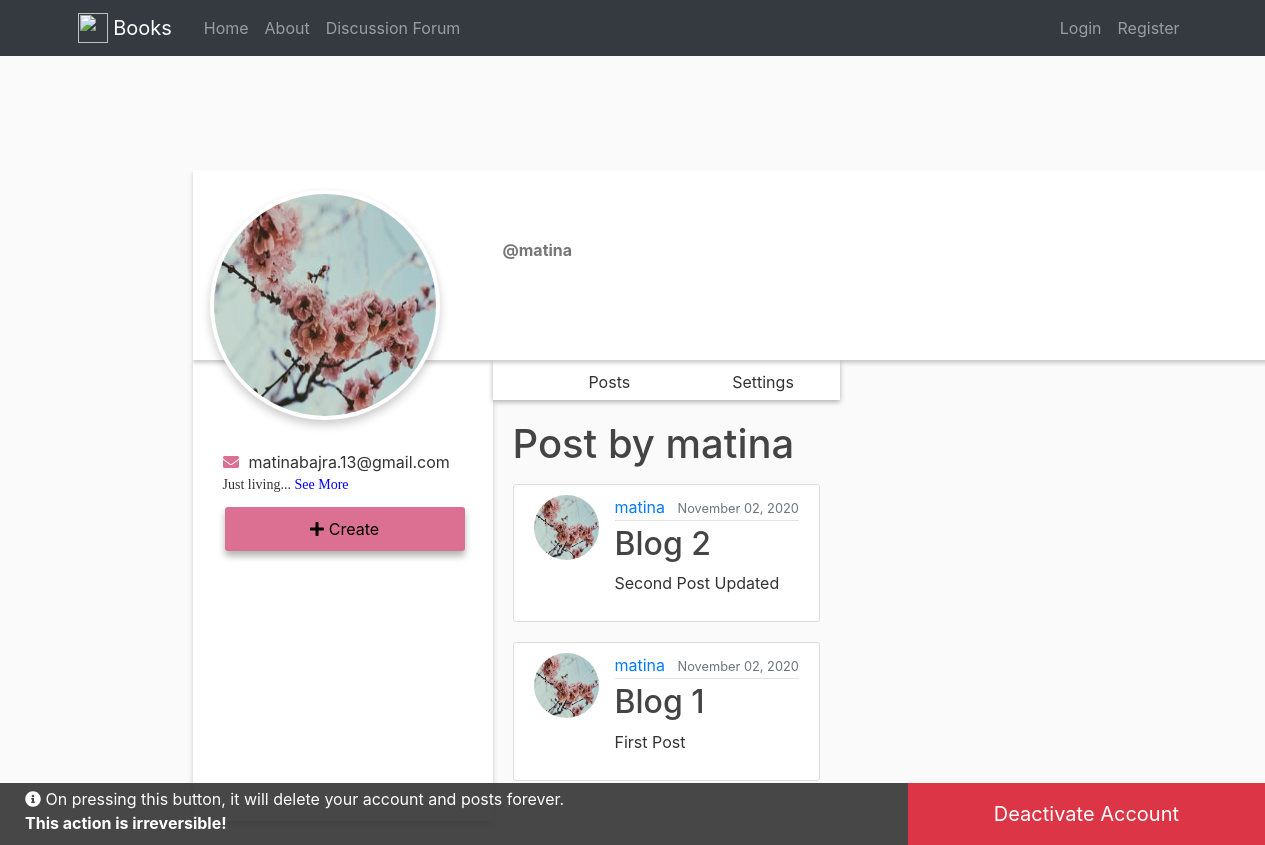
The page /profile/1 on the database as committed earlier.
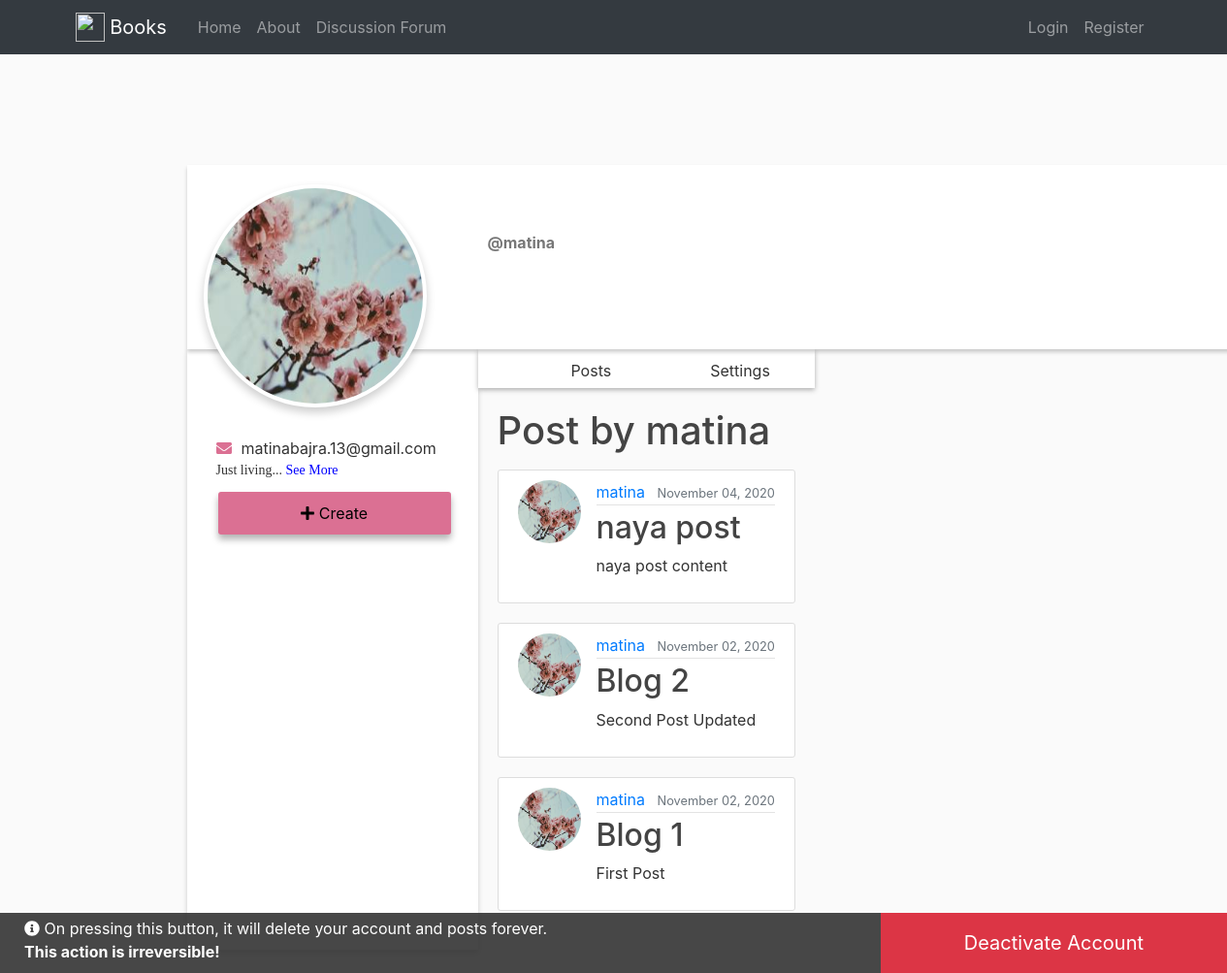
The same page on the database as committed later.
### forum/models.py (models this page shows, shortened)
class Post(models.Model):
    title = models.CharField(max_length=100)
    content = models.TextField()
    date_posted = models.DateTimeField(default=timezone.now)
    author = models.ForeignKey(User, on_delete=models.CASCADE) #If user is deleted it deletes the post too
    likes = models.ManyToManyField(User, default= None, blank=True, related_name='liked')
    comments = models.ManyToManyField(User, default= None, blank=True, related_name='commented')

### user/models.py (models this page shows, shortened)
class Profile(models.Model):
    user = models.OneToOneField(User, on_delete=models.CASCADE)
    bio = models.CharField(max_length = 100, blank=True)
    image = models.ImageField(default='default.png', upload_to='profile_pics')

### user/views.py (the view)
# urls.py: path('profile/<int:pk>', user_views.profile, name='profile'),
def profile(request, pk):
    u_id = User.objects.get(pk=pk)
    post = Post.objects.filter(author = pk).order_by('-date_posted')
    context={
        'title': 'Profile',
        'u_id' : u_id,
        'posts' : post,
    }
    return render(request, 'forum/profile.html', context)

### forum/templates/forum/profile.html (shortened to what this page needs)
{% extends "forum/base.html"%}
{% load static %}
{% block content %}
<div class="container profile">
    <div class="profile-header">
        <div class="profile-img">
            <img src="{{ u_id.profile.image.url }}" alt="">
        </div>
        <div class="profile-nav-info">
            <div class="address">
                <p class="state">@{{ u_id.username }}</p>
            </div>
        </div>
    </div>
    <div class="main-bd">
        <div class="profile-side">
            <div class="user-mail"><i class="fas fa-envelope"></i>{{ u_id.email }}</div>
            <div class="user-bio">
                <p class="bio">{{ u_id.profile.bio }}</p>
            </div>
            <div class="profile-btn">
                <button class="createbtn">
                    <i class="fa fa-plus"></i>Create
                </button>
            </div>
        </div>
        <div class="right-side">
            <div class="nav">
                <ul>
                    <li onclick="tabs(0)" class="user-post">Posts</li>
                    <li onclick="tabs(1)" class="user-post"> Settings</li>
                </ul>
            </div>
            <div class="profile-body">
                <div class="profile-posts tab">
                    <h1 class="mb-3">Post by {{ u_id }} </h1>
                    {% for post in posts%}
                    <article class="media content-section">
                    <img class="rounded-circle article-img" src="{{ post.author.profile.image.url }}" alt="">
                        <div class="media-body">
                        <div class="article-metadata">
                            <a class="mr-2" href="{% url 'user-posts' post.author.username %}">{{ post.author }}</a>
                            <small class="text-muted">{{ post.date_posted|date:"F d, Y"}}</small>
                        </div>
                        <h2><a class="article-title" href="{% url 'post-detail' post.id %}">{{ post.title }}</a></h2>
                        <p class="article-content">{{ post.content }}</p>
                        </div>
                    </article>
                    {% endfor %}
                </div>
            </div>
        </div>
    </div> <br>
    <div class="info clearfix">
        <p class="float-left"><i class="fas fa-info-circle"></i> On pressing this button, it will delete your account and posts forever. <br>
            <strong> This action is irreversible!</strong>
        </p>
        <button type="button" class="deactivate float-right btn btn-danger btn-lg" data-toggle="modal"
            data-target="#staticBackdrop">Deactivate Account</button>
    </div>
</div>
{% endblock content %}

Rows that differ between the two databases and show on the page:
added Post: author.profile.image (picture), author "matina", date_posted "November 04, 2020", title "naya post", content "naya post content"
